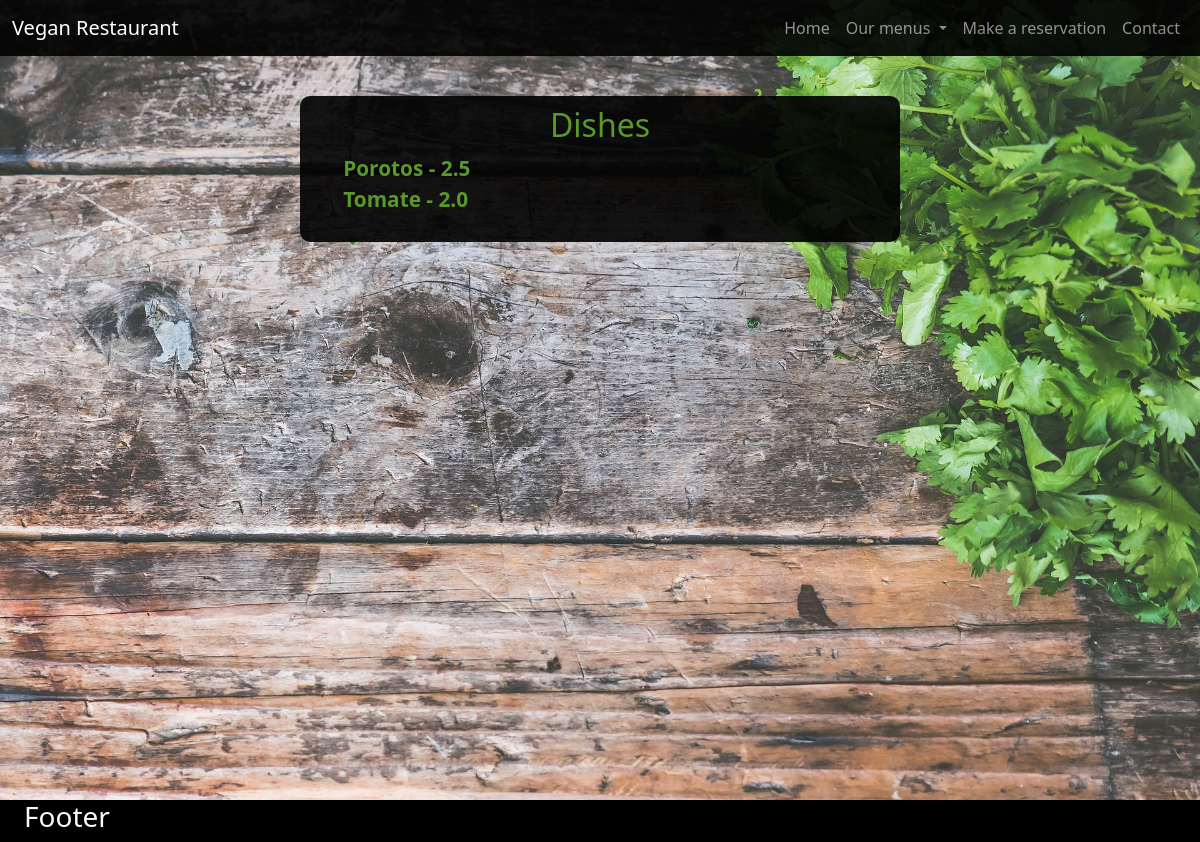
The app's page /display_menu/Dishes with its own data.
### management/models.py (models this page shows, shortened)
class Menu(models.Model):
    name = models.CharField(max_length=30, unique=True)
    items = models.ManyToManyField('Item')
    is_offer = models.BooleanField(default=False)
    discount = models.IntegerField(blank=True, null=True)
    is_daily = models.BooleanField(default=False)
    day = models.CharField(max_length=10, blank=True, null=True)
    class Meta:
        ordering = ['name']
    def get_items(self, obj):
        return list(obj.items.all())

class Item(models.Model):
    name = models.CharField(max_length=30, unique=True)
    price = models.FloatField(default=0.0,
                              validators=[MinValueValidator(0),
                                          MaxValueValidator(100)])
    kind = models.CharField(max_length=30, choices=menu_kind, default='dish')
    class Meta:
        ordering = ['name']
    def __str__(self):
        return f"{self.name} - Price: {self.price} - {self.kind}"

### management/views.py (the view)
# urls.py: path('display_menu/<kind>', display_menu, name='display_menu'),
def display_menu(request, kind):
    menu = get_object_or_404(Menu, name=kind)
    items = menu.get_items(menu)
    context = {
        'menu': menu,
        'items': [items]
    }
    print(items)
    return render(request, 'display_menu.html', context)

### templates/display_menu.html
{% extends 'base.html' %}
{% block content %}
<div class="row display-container">
    <div class="col-sm-12 col-md-8 col-lg-6 mx-auto mt-5 ">
        <div class="row content mt-5">
            <h2 class="text-center">{{menu.name}}</h2>
            <ul>
                {% for item in items %}
                {% for i in item %}
                <li>
                    {{i.name}} - {{i.price}}
                </li>
                {% endfor %}
                {% endfor %}
            </ul>
        </div>
    </div>
</div>
{% endblock content %}

### static/css/style.css (style rules this page uses)
:root { --cl-primary: rgb(95, 108, 62); --cl-secondary: rgb(90,152,43); --cl-neutral: rgb(220, 213, 210); --cl-neutral-transparent: rgba(0, 0, 0, 0.9); }
body { background-color: black; overflow-x: hidden; color: var(--cl-neutral) }
li { list-style: none; }
.display-container { height: 100vh; background-image: url('../img/cilantro-1920.jpg'); background-position: center; background-repeat: no-repeat; background-size: cover; }
.content { background-color: var(--cl-neutral-transparent); color: var(--cl-secondary); font-weight: 900; font-size: 1.3em; border-radius: 10px; padding: .5em 1.5em; }

### records on screen
Menu: name "Dishes"
Item: name "Porotos", price "2.5"
Item: name "Tomate", price "2.0"
